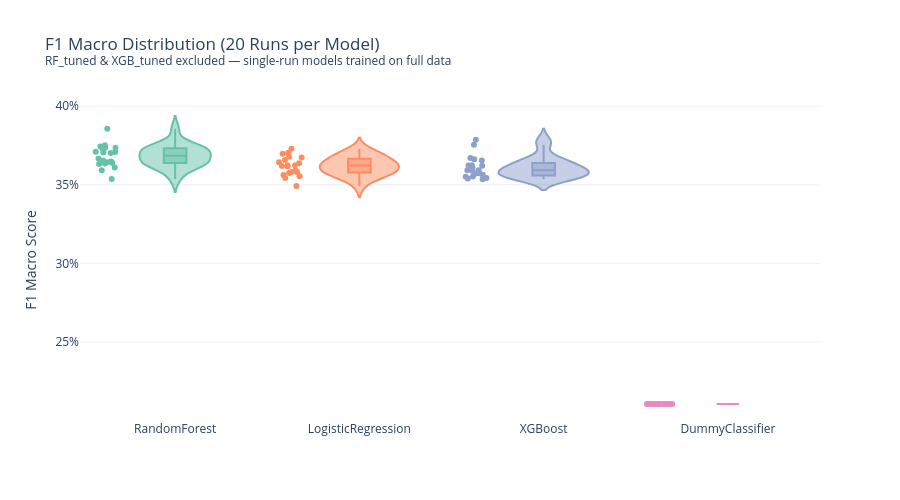

The notebook cell this image was saved under:
### Code cell
# Filter to models with multiple runs only
multi_run_models = df_results.groupby('model').filter(lambda x: len(x) > 1)
 
fig2 = px.violin(
    multi_run_models, x='model', y='f1_macro', box=True, points='all',
    title=f'F1 Macro Distribution ({N_LOOPS} Runs per Model)<br>'
          f'<sup>RF_tuned & XGB_tuned excluded — single-run models trained on full data</sup>',  # ← CHANGED
    labels={'f1_macro': 'F1 Macro Score', 'model': ''},
    color='model',
    color_discrete_sequence=px.colors.qualitative.Set2,
    template='plotly_white',
    category_orders={'model': [m for m in model_order[::-1] if m in multi_run_models['model'].unique()]}
)
fig2.update_layout(yaxis_tickformat='.0%', showlegend=False, height=500)
show_and_save(fig2, "benchmark_f1_violin")

### Figure 1 — Plotly figure (JSON) as saved in the notebook; plotly's stock layout.template omitted (floating-point values rounded to 4 significant figures)
{"data": [{"alignmentgroup": "True", "box": {"visible": true}, "hovertemplate": "=%{x}<br>F1 Macro Score=%{y}<extra></extra>", "legendgroup": "RandomForest", "marker": {"color": "rgb(102,194,165)"}, "name": "RandomForest", "offsetgroup": "RandomForest", "orientation": "v", "points": "all", "scalegroup": "True", "showlegend": true, "type": "violin", "x": ["RandomForest", "RandomForest", "RandomForest", "RandomForest", "RandomForest", "RandomForest", "RandomForest", "RandomForest", "RandomForest", "RandomForest", "RandomForest", "RandomForest", "RandomForest", "RandomForest", "RandomForest", "RandomForest", "RandomForest", "RandomForest", "RandomForest", "RandomForest"], "x0": " ", "xaxis": "x", "y": [0.3856, 0.3736, 0.3752, 0.3704, 0.3709, 0.3648, 0.364, 0.3636, 0.3593, 0.3632, 0.361, 0.3643, 0.371, 0.3735, 0.3731, 0.3536, 0.3703, 0.3654, 0.3667, 0.3744], "y0": " ", "yaxis": "y"}, {"alignmentgroup": "True", "box": {"visible": true}, "hovertemplate": "=%{x}<br>F1 Macro Score=%{y}<extra></extra>", "legendgroup": "LogisticRegression", "marker": {"color": "rgb(252,141,98)"}, "name": "LogisticRegression", "offsetgroup": "LogisticRegression", "orientation": "v", "points": "all", "scalegroup": "True", "showlegend": true, "type": "violin", "x": ["LogisticRegression", "LogisticRegression", "LogisticRegression", "LogisticRegression", "LogisticRegression", "LogisticRegression", "LogisticRegression", "LogisticRegression", "LogisticRegression", "LogisticRegression", "LogisticRegression", "LogisticRegression", "LogisticRegression", "LogisticRegression", "LogisticRegression", "LogisticRegression", "LogisticRegression", "LogisticRegression", "LogisticRegression", "LogisticRegression"], "x0": " ", "xaxis": "x", "y": [0.3657, 0.3728, 0.3704, 0.3625, 0.3673, 0.3625, 0.3636, 0.3575, 0.3543, 0.358, 0.3619, 0.3554, 0.3617, 0.3697, 0.3679, 0.3643, 0.3493, 0.3581, 0.3563, 0.3591], "y0": " ", "yaxis": "y"}, {"alignmentgroup": "True", "box": {"visible": true}, "hovertemplate": "=%{x}<br>F1 Macro Score=%{y}<extra></extra>", "legendgroup": "XGBoost", "marker": {"color": "rgb(141,160,203)"}, "name": "XGBoost", "offsetgroup": "XGBoost", "orientation": "v", "points": "all", "scalegroup": "True", "showlegend": true, "type": "violin", "x": ["XGBoost", "XGBoost", "XGBoost", "XGBoost", "XGBoost", "XGBoost", "XGBoost", "XGBoost", "XGBoost", "XGBoost", "XGBoost", "XGBoost", "XGBoost", "XGBoost", "XGBoost", "XGBoost", "XGBoost", "XGBoost", "XGBoost", "XGBoost"], "x0": " ", "xaxis": "x", "y": [0.3754, 0.3539, 0.3787, 0.3536, 0.367, 0.3621, 0.3572, 0.3592, 0.3564, 0.3571, 0.3607, 0.3551, 0.3588, 0.3654, 0.3662, 0.3543, 0.3553, 0.3624, 0.3592, 0.3623], "y0": " ", "yaxis": "y"}, {"alignmentgroup": "True", "box": {"visible": true}, "hovertemplate": "=%{x}<br>F1 Macro Score=%{y}<extra></extra>", "legendgroup": "DummyClassifier", "marker": {"color": "rgb(231,138,195)"}, "name": "DummyClassifier", "offsetgroup": "DummyClassifier", "orientation": "v", "points": "all", "scalegroup": "True", "showlegend": true, "type": "violin", "x": ["DummyClassifier", "DummyClassifier", "DummyClassifier", "DummyClassifier", "DummyClassifier", "DummyClassifier", "DummyClassifier", "DummyClassifier", "DummyClassifier", "DummyClassifier", "DummyClassifier", "DummyClassifier", "DummyClassifier", "DummyClassifier", "DummyClassifier", "DummyClassifier", "DummyClassifier", "DummyClassifier", "DummyClassifier", "DummyClassifier"], "x0": " ", "xaxis": "x", "y": [0.2106, 0.2106, 0.2106, 0.2106, 0.2106, 0.2106, 0.2106, 0.2106, 0.2106, 0.2106, 0.2106, 0.2106, 0.2106, 0.2106, 0.2106, 0.2106, 0.2106, 0.2106, 0.2106, 0.2106], "y0": " ", "yaxis": "y"}], "layout": {"height": 500, "legend": {"title": {"text": ""}, "tracegroupgap": 0}, "showlegend": false, "title": {"text": "F1 Macro Distribution (20 Runs per Model)<br><sup>RF_tuned & XGB_tuned excluded — single-run models trained on full data</sup>"}, "violinmode": "overlay", "xaxis": {"anchor": "y", "categoryarray": ["RandomForest", "LogisticRegression", "XGBoost", "DummyClassifier"], "categoryorder": "array", "domain": [0, 1], "title": {"text": ""}}, "yaxis": {"anchor": "x", "domain": [0, 1], "tickformat": ".0%", "title": {"text": "F1 Macro Score"}}}}
